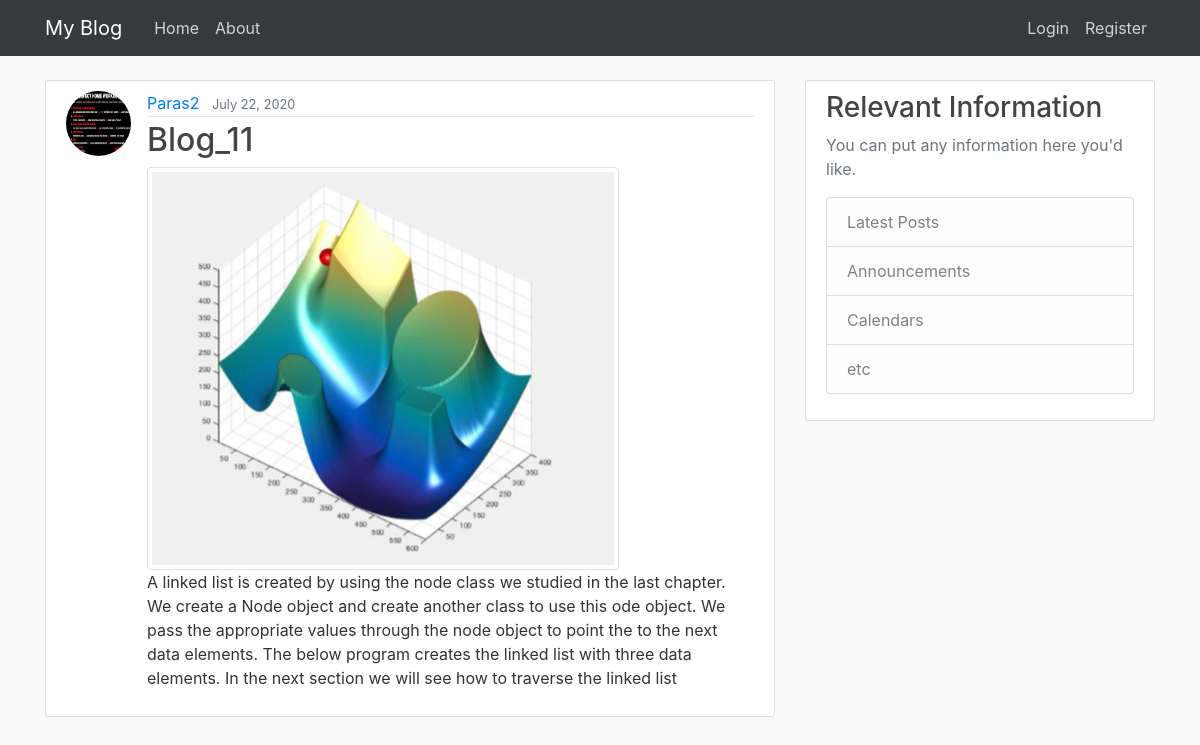
Screenshot of /post/15/ with the database file from the repository.
### blog_app/models.py (models this page shows, shortened)
class Post(models.Model):
    title = models.CharField(max_length = 100)
    content = models.TextField()
    image = models.ImageField(default = 'default.jpg', upload_to = 'post_pics')
    date_posted = models.DateTimeField(default=timezone.now)
    author = models.ForeignKey(User, on_delete=models.CASCADE)  # cascade means if user is deleted delete all the posts

### users/models.py (models this page shows, shortened)
class Profile(models.Model):
    user = models.OneToOneField(User, on_delete = models.CASCADE)
    image = models.ImageField(default="default.jpg", upload_to="profile_pics")

### blog_app/views.py (the view)
# urls.py: path('post/<int:pk>/', PostDetailView.as_view(), name="post-detail"),   # pk is primary key of the post
class PostDetailView(DetailView):
    model = Post
    context_object_name = 'posts'

### blog_app/templates/blog_app/post_detail.html (shortened to what this page needs)
{% extends "blog_app/base.html" %}
{% block content %}
    <article class="media content-section">
     <img class="rounded-circle article-img" src="{{ posts.author.profile.image.url }}">
      <div class="media-body">
        <div class="article-metadata">
          <a class="mr-2" href="{% url 'user-posts' posts.author.username %}">{{ posts.author }}</a>
          <small class="text-muted">{{ posts.date_posted|date:"F d, Y"}}</small>
        </div>
        <h2 class="article-title">{{ posts.title }}</h2>
        <img class="img-thumbnail" src="{{ posts.image.url }}">
        <p class="article-content">{{ posts.content }}</p>
      </div>
    </article>
{% endblock content %}

### blog_app/static/blog_app/main.css (style rules this page uses)
body { background: #fafafa; color: #333333; margin-top: 5rem; }
h1, h2, h3, h4, h5, h6 { color: #444444; }
.content-section { background: #ffffff; padding: 10px 20px; border: 1px solid #dddddd; border-radius: 3px; margin-bottom: 20px; }
.article-title { color: #444444; }
.article-content { white-space: pre-line; }
.article-img { height: 65px; width: 65px; margin-right: 16px; }
.article-metadata { padding-bottom: 1px; margin-bottom: 4px; border-bottom: 1px solid #e3e3e3 }

### rows the page displays
Post: author.profile.image (picture), author "Paras2", date_posted "July 22, 2020", title "Blog_11", image (picture), content "A linked list is created by using the node class we studied in the last chapter. We create a Node object and create another class to use this ode object. We pass the appropriate values through the node object to point the to the next data elements. The below program creates the linked list with three data elements. In the next section we will see how to traverse the linked list"
